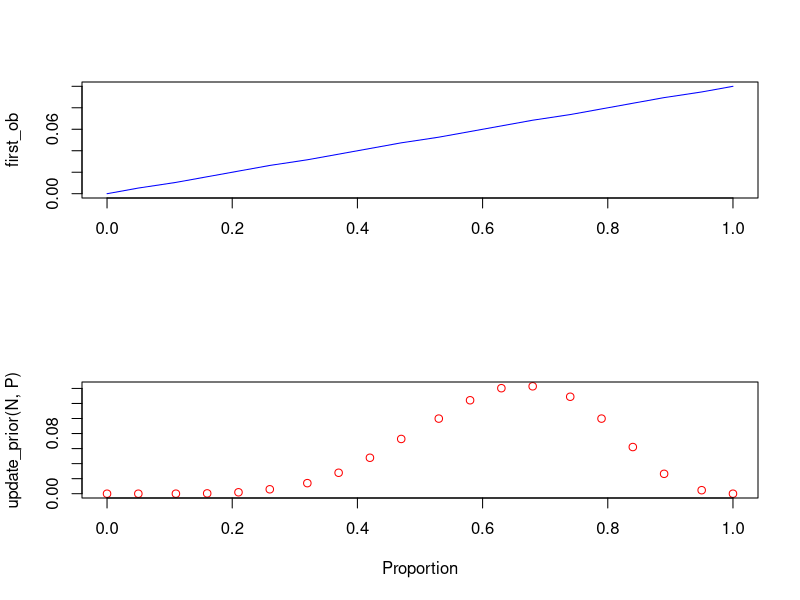

Source code (R):

f <- function(x) factorial(x)
liklihood <- function(w,l,p){
  (f(w+l)/(f(w)*f(l)))*p**w*(1-p)**l
}
update_prior <- function(new,prior){
  #'for all new observation @param new
  #'update @param prior
  if(!is.null(nrow(new))) new <- colSums(new)
  post <- liklihood(new[1],new[2],seq(0,1,length.out=length(prior)))*(prior)
  
  st_post <- post/sum(post)
  names(st_post) <- round(seq(0,1,length.out=length(prior)),2)
  st_post
}

W <- c(1,0,1,1,1,0,1,0,1)
L <- (W-1)*-1

N <- cbind(W,L)
P <- rep(0.5,20)

liklihood(1,0,seq(0,1,length.out=length(P)))==dbinom(1,size=1,prob=seq(0,1,length.out=length(P))) #close enough

par(mfrow=c(2,1))
first_ob <- update_prior(c(1,0),P)
plot(names(first_ob),first_ob,type='l',col='blue',xlab = '')
sum(update_prior(c(1,0),P))

plot(names(first_ob),update_prior(N,P),col='red',xlab='Proportion')
sum(update_prior(N,P))

which(update_prior(N,P)==max(update_prior(N,P))) # 0.68
